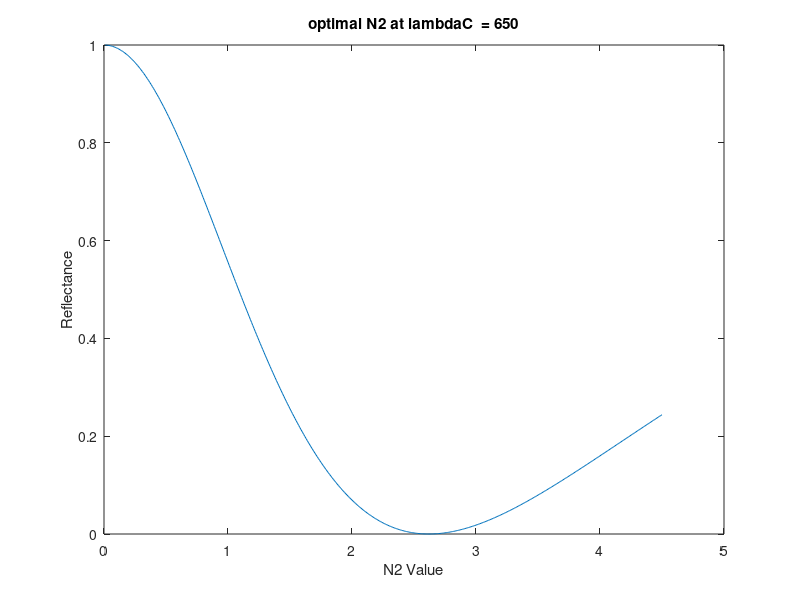

Source code (MATLAB):
%%%% GOAL IS TO FIND minimal reflectance at various N2

%close previous windows%
close all;
clc;
clear all;

% UNITS
degrees = pi/180;
j = 1j;          %sets immaginary numbers as j


%paramaters
nAIR = 1 ;    %refractive index of air
nSolar = 3.5;   % refractive index of solar cell
N1 = 1.4;    % refractive index layer 1
N2 = 0.01;      %  ''             layer 2

StoreN2 = []; %storage array for N2
StoreReflectance = []; %storage array for reflectances


while N2 < 4.5 %loop structure for varying N2
    
    StoreN2 = [StoreN2 N2];
    
    %%%material parameters%%%
    
    %reflection coeffs - gamma
    r01 = (nAIR - N1)/(nAIR + N1);
    r12 = (N1 - N2)/(N1 + N2);
    r2S = (N2 - nSolar)/(N2 + nSolar); % to solar cell
    
    %transmission coeffs - tau
    t01 = 2*(nAIR)/(nAIR +N1);
    t12 = 2*(N1)/(N1 +N2);
    t2S = 2*(N2)/(N2 +nSolar);
    
    %%Q Matrix
    Q01 = (1/t01)*([1 r01; r01 1]);
    Q12 = (1/t12)*([1 r12; r12 1]);
    Q2S = (1/t2S)*([1 r2S; r2S 1]);
    
    %%%Design parameters%%%
    lambdaC = 650;  %nm centre wavelength
    Lthick = lambdaC/4; %layer thickness.
    
    %%Deltas
    Delta1 = (pi/2);
    Delta2 = (pi/2);
    
    
    P1 = [exp(j*Delta1) 0 ; 0 exp(-j*Delta1)];
    P2 = [exp(j*Delta2) 0 ; 0 exp(-j*Delta2)];
    
    %%Transfer Matrix
    T = Q01*P1*Q12*P2*Q2S;
    
    
    Gamma = T(2,1)/T(1,1);
    Tau = 1/T(1,1);
    Reflectance = (abs(Gamma))^2;
    
    
    StoreReflectance = [StoreReflectance Reflectance];
    
    N2 = N2+0.01; % increase N2 by 0.01
end

[MinX,MinY] = min(StoreReflectance);% finding the minimum reflectance, and the location of that in the array. Location of this value will match with that of the best N2 value.
plot(StoreN2, StoreReflectance);
title('optimal N2 at lambdaC  = 650');
xlabel('N2 Value') ;% x-axis label
ylabel('Reflectance') ;% y-axis label

minN2 = StoreN2(MinY);
a = num2str(minN2);
b= 'Minimum Reflectance found at N2 = ' ;

h = msgbox({strcat(b,a)  strcat('When N1 is kept at  ', num2str(N1))},'DONE!');